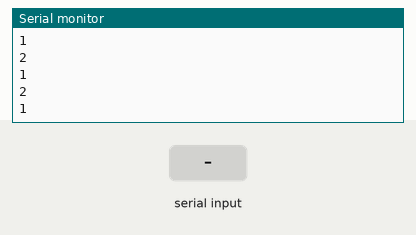
Recording of a sketch running on a simulated ESP32. On the bench: the last lines printed to the serial monitor. The inputs (shaded band) are chosen by the test bench. Nothing arrives over Bluetooth unless stated. At 11.3 s the program stops and its outputs stay as they are.

Above: at 5.6 s.
5.7 s: "beacon1\n" received over the second serial link
8.1 s: "stop\n" received over the second serial link
At 10.1 s:
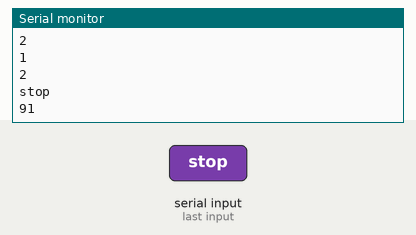
11.2 s: "follow\n" received over the second serial link
At 12.0 s:
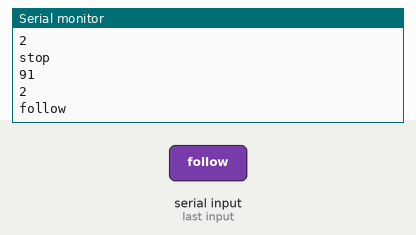
Timing chart, 0 to 12.8 s (numbered marks = the images above; inputs shaded):
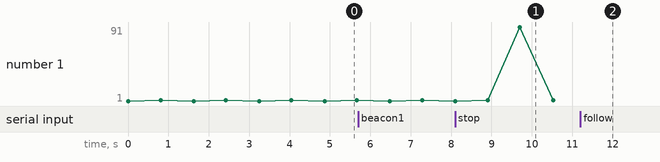

The sketch:

esp32_bt.ino
```cpp
// ref: Examples > BluetoothSerial > SerialToSerialBT

#include "BluetoothSerial.h"
#include "esp_bt_device.h"
#define RXp2 16
#define TXp2 17

#if !defined(CONFIG_BT_ENABLED) || !defined(CONFIG_BLUEDROID_ENABLED)
#error Bluetooth is not enabled! Please run `make menuconfig` to and enable it
#endif


BluetoothSerial SerialBT;

String input;
char espData[20];
byte espReceive;
byte espWrite;
bool follow;


void printDeviceAddress() {

  const uint8_t* point = esp_bt_dev_get_address();

  for (int i = 0; i < 6; i++) {

    char str[3];

    sprintf(str, "%02X", (int)point[i]);
    Serial.print(str);

    if (i < 5){
      Serial.print(":");
    }

  }
}

void setup() {

  Serial.begin(115200);
  Serial2.begin(115200, SERIAL_8N1, RXp2, TXp2);
  Serial.println("\n---Start---");
  SerialBT.begin("ESP32test"); //Bluetooth device name

  Serial.println("The device started, now you can pair it with bluetooth!");
  Serial.println("Device Name: ESP32test");
  Serial.print("BT MAC: ");
  printDeviceAddress();
  Serial.println();
}

void loop() {

  String currentLine = " ";

  Serial2.write("1");
  Serial.println("1");
  vTaskDelay(800);
  Serial2.write("2");
  Serial.println("2");
  vTaskDelay(800);

  if (SerialBT.available()) {

        String data = SerialBT.readStringUntil('\n');
        Serial.println(data);
        if(data == "beacon1"){
          Serial2.write("1");
          Serial.println("kaas");
        }else if(data == "beacon2"){
          Serial2.write("2");
        }else if(data == "beacon3"){
          Serial2.write("3");
        }else if(data == "beacon4"){
          Serial2.write("4");
        }else if(data == "stop"){
          Serial.write("9");
        }else if(data == "follow"){
          follow = true;

        }
        while(follow == true){
            //float coordinate = SerialBT.readStringUntil('\n');


            // if(coordinate = "nofollow"){
            //   break;
            // }
        }

  }


  delay(20);
}
```

Measured:
- after the input at 8.1 s, the serial monitor: prints a new line after 1.6 s (image 1)
- after the input at 11.2 s, the serial monitor: prints a new line after 0.13 s (image 2)
